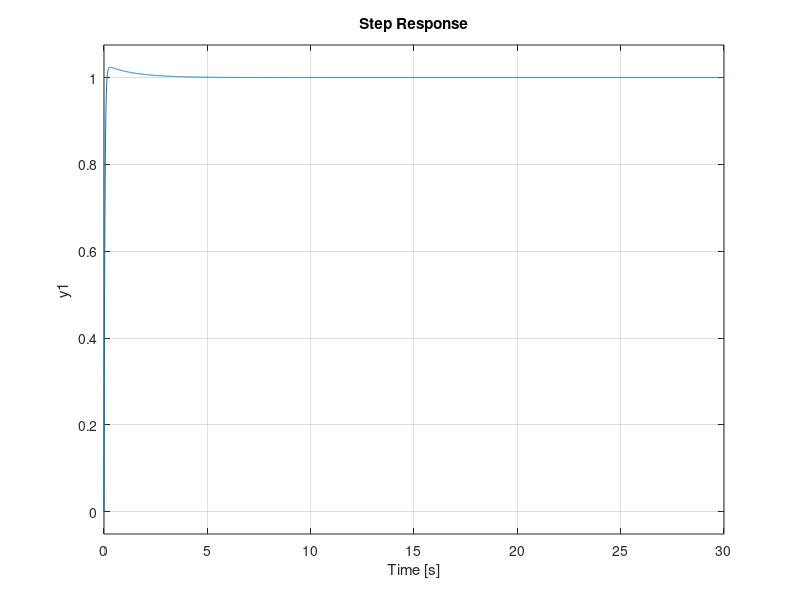
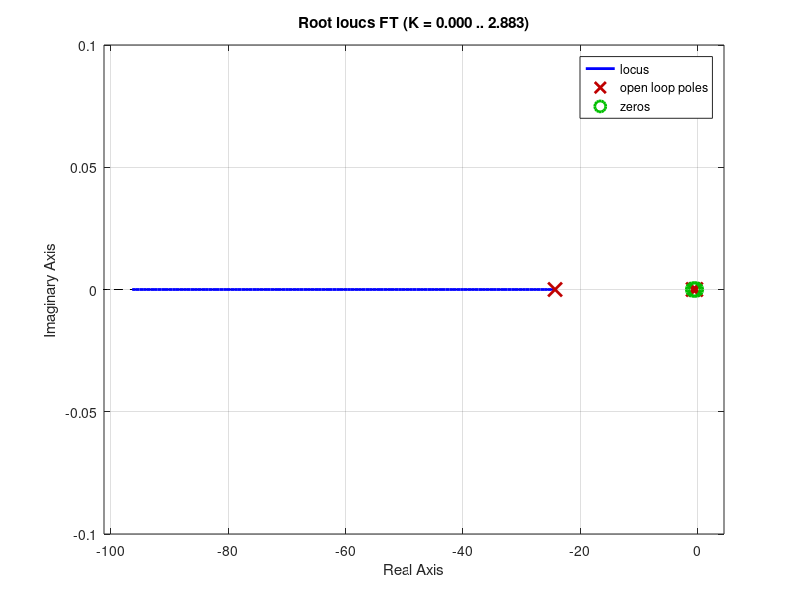

Recreate these plots in MATLAB, in order. (Note: this script raises an error after producing the figures.)
clc;
clear;

%DEFINIÇÃO DE CONTROLADOR
Kp = input("Digite o valor de Kp: ");
Ki = input("Digite o valor de Ki: ");
Kd = input("Digite o valor de Kd: ");
Ti = input("Digite o tempo de Ti: ");
Td = input("Digite o tempo de Td: ");

numC = [Kd*Ti Kp*Ti Ki];
denC =[0 Ti 0];
Gc = tf(numC, denC);

%DEFINIÇÃO DE ATUADOR
Ka = input("Digite o valor de constante do atuador, Ka: ");
numA = [Ka];
denA = [1];
Ga = tf(numA, denA);

%DEFINIÇÃO DE MOTOR
numM = [0 0 1];
denM = [1 0.3 0]
Gm = tf(numM, denM);

%REALIMENTAÇÃO 
H = [1];

%REDUÇÃO DE SISTEMA
G1 = series(Gc, Ga);
G = series(G1, Gm);
FT = feedback(G, H)

%PLOTAGEM DE GRÁFICOS 
figure;
step(FT);
figure;
rlocus(FT);

sisotool(FT);